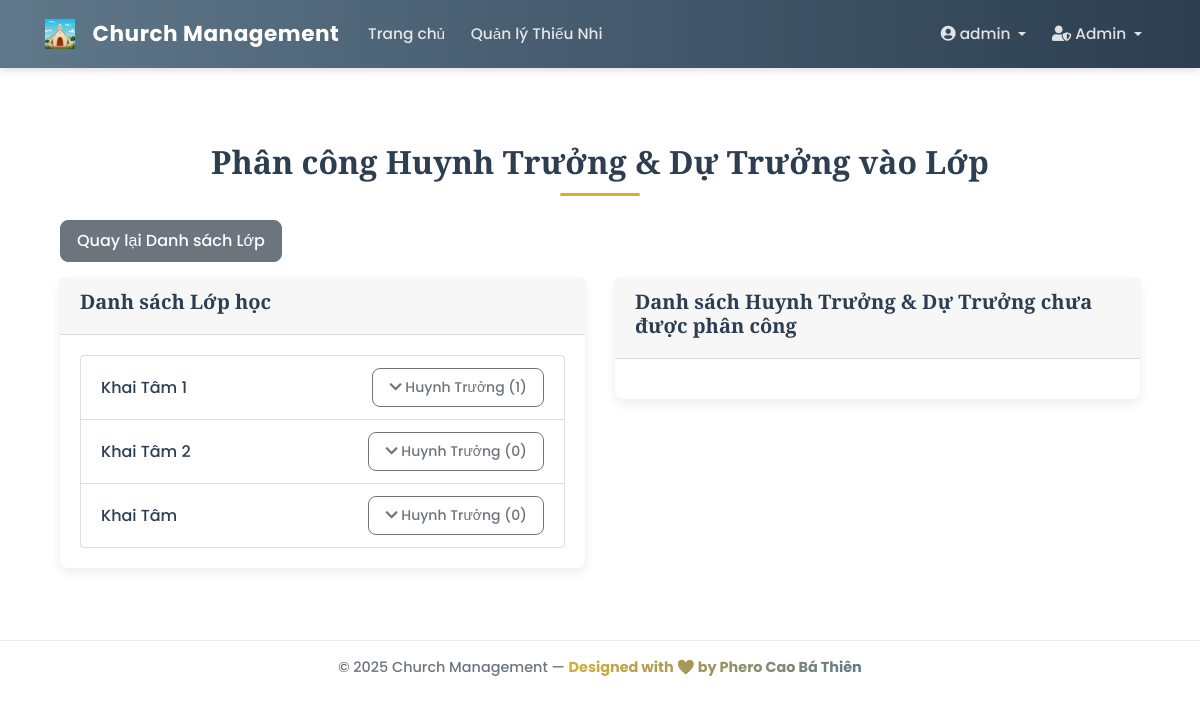
/admin/assign_leader (signed in), run on the app's committed database.
### app/models/user.py (models this page shows, shortened)
class User(db.Model, UserMixin):
    __tablename__ = 'user'
    id = db.Column(db.Integer, primary_key=True)
    username = db.Column(db.String(20), unique=True, nullable=False)
    email = db.Column(db.String(120), unique=True, nullable=False)
    password_hash = db.Column(db.String(60), nullable=False)
    role = db.Column(db.String(50), nullable=False, default='guest')
    created_at = db.Column(db.DateTime, nullable=False, default=datetime.utcnow)
    profile = db.relationship(
        'UserProfile',
        back_populates='user',
        uselist=False,
        cascade='all, delete-orphan'
    )
    assigned_classes = db.relationship(
        'ClassModel',
        secondary=class_leaders_association,
        back_populates='leaders',
        lazy='dynamic'
    )
    announcements = db.relationship('Announcement', backref='author', lazy=True)
    feedbacks = db.relationship('Feedback', backref='sender', lazy=True)
    @property
    def password(self):
        """Ngăn chặn việc đọc trực tiếp mật khẩu."""
        raise AttributeError('password is not a readable attribute')
    def is_admin(self):
        return self.role == 'admin'

### app/models/class_model.py (models this page shows, shortened)
class ClassModel(db.Model):
    __tablename__ = 'class_model'
    id = db.Column(db.Integer, primary_key=True)
    name = db.Column(db.String(100), unique=True, nullable=False)
    students = db.relationship('Student', backref='class_assigned', lazy='dynamic')
    leaders = db.relationship(
        'User',
        secondary=class_leaders_association,
        back_populates='assigned_classes',
        lazy='dynamic'
    )

### app/controllers/admin_controller.py (the view)
@admin_bp.route('/assign_leader', methods=['GET', 'POST'])
@login_required
@admin_required
def assign_leader_to_class():
    leaders = User.query.filter(User.role.in_(['huynh_truong', 'du_truong'])).filter(~User.assigned_classes.any()).all()
    classes = ClassModel.query.all()
    return render_template('admin/assign_leader.html',
                           title='Phân công Lớp',
                           leaders=leaders,
                           classes=classes)

### app/models/user.py (called while the page is built)
@login_manager.user_loader
def load_user(user_id):
    return User.query.get(int(user_id))

### app/templates/admin/assign_leader.html (shortened to what this page needs)
{% extends "base.html" %}
{% block content %}
<div class="container mt-4">
    <h1 class="mb-4">Phân công Huynh Trưởng & Dự Trưởng vào Lớp</h1>
    <a href="{{ url_for('admin.list_classes') }}" class="btn btn-secondary mb-3">Quay lại Danh sách Lớp</a>
    <div class="row">
        <div class="col-md-6">
            <div class="card">
                <div class="card-header">
                    <h5>Danh sách Lớp học</h5>
                </div>
                <div class="card-body">
                    <div class="list-group">
                        {% for class in classes %}
                        <div class="list-group-item">
                            <div class="d-flex justify-content-between align-items-center">
                                <h6 class="mb-0">{{ class.name }}</h6>
                                <button class="btn btn-sm btn-outline-secondary toggle-leaders" data-class-id="{{ class.id }}">
                                    <i class="fas fa-chevron-down"></i> Huynh Trưởng ({{ class.leaders.count() }})
                                </button>
                            </div>
                        </div>
                        {% endfor %}
                    </div>
                </div>
            </div>
        </div>
        <div class="col-md-6">
            <div class="card">
                <div class="card-header">
                    <h5>Danh sách Huynh Trưởng & Dự Trưởng chưa được phân công</h5>
                </div>
                <div class="card-body">
                </div>
            </div>
        </div>
    </div>
</div>
{% endblock content %}

### app/templates/base.html (shortened to what this page needs)
<!DOCTYPE html>
<html lang="vi">
<head>
    <link rel="stylesheet" href="https://stackpath.bootstrapcdn.com/bootstrap/4.5.2/css/bootstrap.min.css">
    <link rel="stylesheet" href="https://cdnjs.cloudflare.com/ajax/libs/font-awesome/5.15.3/css/all.min.css">
    <link rel="stylesheet" href="{{ url_for('static', filename='css/style.css') }}">
</head>
<body>
    <header class="site-header">
        <nav class="navbar navbar-expand-lg navbar-dark custom-navbar fixed-top">
            <div class="container">
                <a class="navbar-brand d-flex align-items-center" href="{{ url_for('main_routes.home') }}">
                <img src="{{ url_for('static', filename='img/Church.png') }}" alt="Church" class="Church mr-2" style="height: 30px; width: auto;">
                <span class="brand-text">Church Management</span>
            </a>
                <div class="collapse navbar-collapse" id="navbarToggle">
                    <ul class="navbar-nav mr-auto">
                        {% if current_user.is_authenticated %}
                            <li class="nav-item"><a class="nav-link" href="{{ url_for('main_routes.home') }}">Trang chủ</a></li>
                            <li class="nav-item"><a class="nav-link" href="{{ url_for('student.list_students') }}">Quản lý Thiếu Nhi</a></li>
                        {% endif %}
                    </ul>
                    <ul class="navbar-nav ml-auto">
                        {% if current_user.is_authenticated %}
                            <li class="nav-item dropdown">
                                <a class="nav-link dropdown-toggle" href="#" id="accountDropdown" data-toggle="dropdown">
                                    <i class="fas fa-user-circle"></i> {{ current_user.username }}
                                </a>
                            </li>
                            {% if current_user.role == 'admin' %}
                            <li class="nav-item dropdown">
                                <a class="nav-link dropdown-toggle" href="#" id="adminDropdown" data-toggle="dropdown">
                                    <i class="fas fa-user-shield"></i> Admin
                                </a>
                            </li>
                            {% endif %}
                        {% else %}
                            <li class="nav-item"><a class="nav-link" href="{{ url_for('auth.login') }}">Đăng nhập</a></li>
                            <li class="nav-item"><a class="nav-link" href="{{ url_for('auth.register') }}">Đăng ký</a></li>
                        {% endif %}
                    </ul>
                </div>
            </div>
        </nav>
    </header>
    <main class="main-content container mt-5 pt-5">
        {% block content %}{% endblock %}
    </main>
    <footer class="footer py-3 mt-5">
        <div class="container text-center">
            <p class="mb-0">© 2025 Church Management — <span class="text-gradient">Designed with ❤️ by Phero Cao Bá Thiên</span></p>
        </div>
    </footer>
</body>
</html>

### app/static/css/style.css (style rules this page uses)
:root { --primary-color: #8a7b5f; --secondary-color: #5f788a; --dark-color: #2c3e50; --light-color: #fdfdfd; --soft-gold: #d4af37; --muted-gray: #6c757d; --light-bg: #f8f9fa; --shadow: 0 4px 12px rgba(0, 0, 0, 0.08); --border-radius: 0.5rem; }
body { font-family: 'Poppins', sans-serif; background: linear-gradient( rgba(255, 255, 255, 0.98), rgba(255, 255, 255, 0.97) ), url('https://source.unsplash.com/1600x900/?church,stained-glass,light,cathedral'); background-size: cover; background-attachment: fixed; background-position: center; color: var(--dark-color); display: flex; flex-direction: column; min-height: 100vh; font-size: 0.96rem; }
a { color: var(--secondary-color); text-decoration: none; transition: color 0.2s ease-in-out; }
h1, h2, h3, h4, h5 { font-family: 'Playfair Display', serif; font-weight: 600; color: var(--dark-color); }
h1 { text-align: center; font-size: 2rem; position: relative; }
h1::after { content: ""; display: block; width: 80px; height: 3px; background: var(--soft-gold); margin: 12px auto 0; border-radius: 3px; }
.custom-navbar { background: linear-gradient(90deg, var(--secondary-color), var(--dark-color)); box-shadow: 0 2px 8px rgba(0,0,0,0.15); padding: 0.8rem 1rem; }
.brand-text { font-weight: 700; font-size: 1.35rem; color: #fff; margin-left: 0.6rem; letter-spacing: 0.5px; }
.nav-link { color: rgba(255, 255, 255, 0.85) !important; font-weight: 500; transition: color 0.2s; margin: 0 0.3rem; }
.card { background-color: #fff; border: none; border-radius: var(--border-radius); box-shadow: var(--shadow); margin-bottom: 1.5rem; transition: transform 0.2s ease; }
.btn { font-weight: 500; border-radius: var(--border-radius); padding: 0.5rem 1rem; transition: all 0.2s ease; }
.footer { background: #fff; border-top: 1px solid #e9ecef; padding: 1rem; text-align: center; font-weight: 500; font-size: 0.9rem; color: var(--muted-gray); }
.text-gradient { background: linear-gradient(90deg, var(--soft-gold), var(--secondary-color)); -webkit-background-clip: text; -webkit-text-fill-color: transparent; font-weight: 700; }

### data on the page
User: username "admin"
ClassModel: name "Khai Tâm 1", leaders.count "1"
ClassModel: name "Khai Tâm 2", leaders.count "0"
ClassModel: name "Khai Tâm", leaders.count "0"
